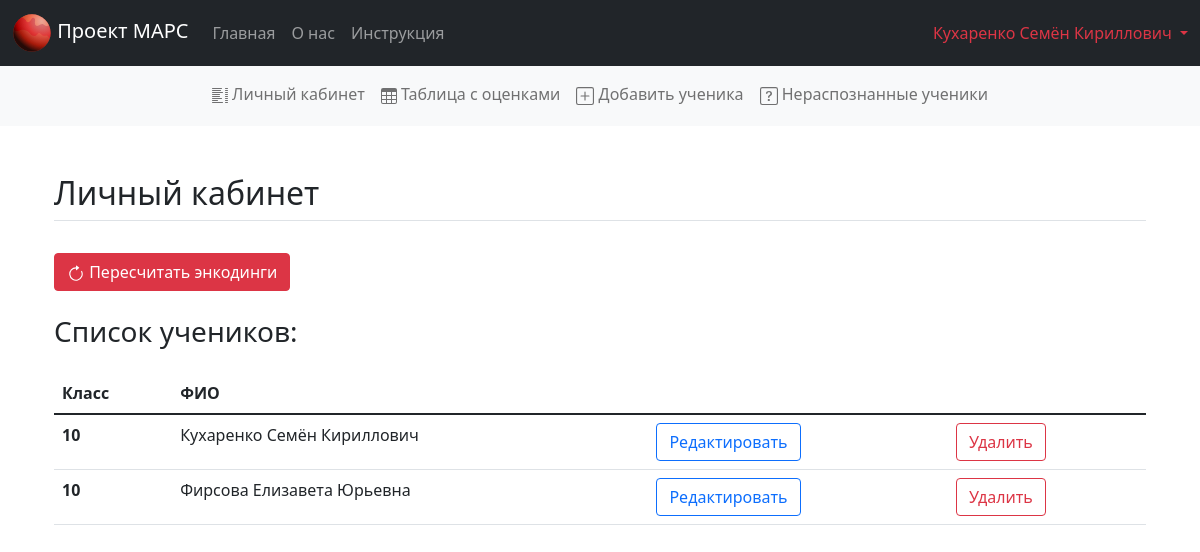
Before: /lk (signed in) with the older database file.
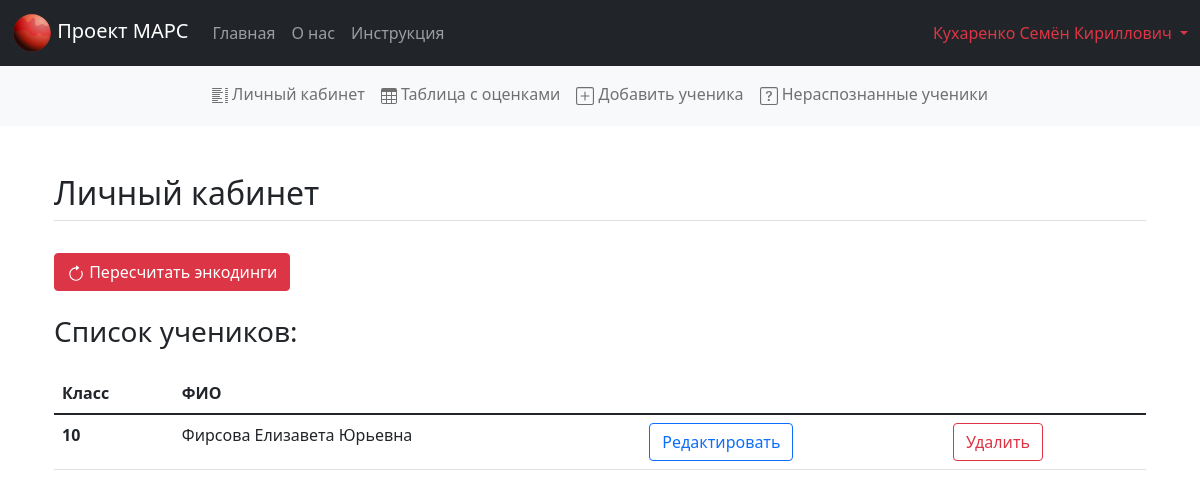
After: the same page with the newer database file.
### source/system.py (models this page shows, shortened)
class Student(db.Model):
    id = db.Column(db.Integer, primary_key=True)
    name = db.Column(db.String(50))
    grade = db.Column(db.Integer)
    teacher_id = db.Column(db.Integer, db.ForeignKey("teacher.id"))

### source/__init__.py (the view)
@app.route('/lk', methods=["POST", "GET"])
def lk():
    teacher_id = session.get('user_id')
    if teacher_id is None:
        return redirect('/error_no_access')
    g.update = session.get('is_success_upd')
    session['is_success_upd'] = None
    g.add = session.get('is_success_add')
    session['is_success_add'] = None
    g.delete = session.get('is_success_delete')
    session['is-success-delete'] = None
    if request.method == 'POST':
        update(teacher_id)
        session['is-success-upd'] = True
        return redirect('/lk')
    our_students = sorted(db.session.query(Student).filter_by(teacher_id=teacher_id).all(), key=(lambda x: (x.grade, x.name)))
    students_info = []
    for student in our_students:
        students_info.append([student.name, student.grade, 'lk/delete_student/student_id=' + str(student.id), 'lk/edit_student/student_id=' + str(student.id)])
    return render_template('lk.html', students_info=students_info)

### source/__init__.py (called while the page is built)
@app.before_request
def load_logged_in_user():
    session.permanent = True
    app.permanent_session_lifetime = timedelta(minutes=SESSION_DUR)
    teacher_id = session.get('user_id')
    if teacher_id is None:
        g.teacher_name = None
    else:
        g.teacher_name = db.session.get(Teacher, teacher_id).name

### source/templates/lk.html (shortened to what this page needs)
{% extends 'base.html' %}
{% block body %}
<div class="container px-4 py-5" id="body">
    <h2 class="pb-2 border-bottom">Личный кабинет</h2>
    <br>
    <form method="post">
        <button class="btn btn-danger" onclick="onClick(document.getElementById('body'))">
            <svg xmlns="http://www.w3.org/2000/svg" width="18" fill="currentColor" viewBox="0 0 16 16">
                <path fill-rule="evenodd" d="M8 3a5 5 0 1 0 4.546 2.914.5.5 0 0 1 .908-.417A6 6 0 1 1 8 2v1z"/>
                <path d="M8 4.466V.534a.25.25 0 0 1 .41-.192l2.36 1.966c.12.1.12.284 0 .384L8.41 4.658A.25.25 0 0 1 8 4.466z"/>
            </svg>
            Пересчитать энкодинги
        </button>
    </form>
    <br>
    <h3 class="pb-3">Список учеников:</h3>
    <table class="table">
        <thead>
        <tr>
            <th scope="col">Класс</th>
            <th scope="col">ФИО</th>
            <th scope="col"></th>
        </tr>
        </thead>
        <tbody>
            {% for student in students_info %}
            <tr>
                <th scope="row">{{ student[1] }}</th>
                <td>{{ student[0] }}</td>
                <td><a href={{ student[3] }}>
                    <button type="button" class="btn btn-outline-primary">Редактировать</button>
                </a></td>
                <td><a href={{ student[2] }}>
                    <button type="button" class="btn btn-outline-danger">Удалить</button>
                </a></td>
            </tr>
            {% endfor %}
        </tbody>
    </table>
</div>
{% endblock %}

Changed rows visible on the page:
no longer on this page (row edited): Student: grade "10", name "Кухаренко Семён Кириллович"
